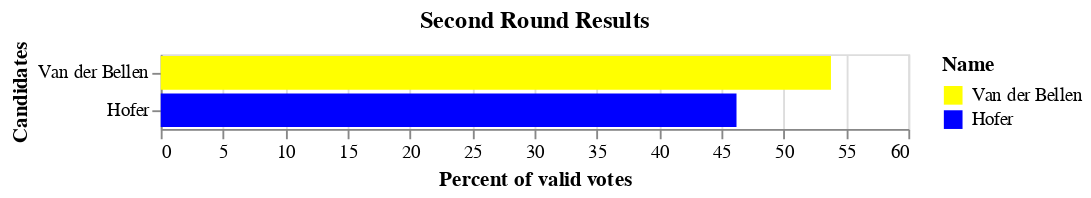

Here is the notebook cell this chart was saved with:
### Code cell
# Visualizing the results of the second round

color_scale_2 = alt.Scale(
    domain=df4['Name'].unique(),
    range=['yellow', 'blue']
)


chart = alt.Chart(df4).mark_bar().encode(
    x=alt.X('Percent:Q', axis=alt.Axis(title='Percent of valid votes'), scale=alt.Scale(domain=[0, 60])),
    y=alt.Y('Name:N', sort='-x', axis=alt.Axis(title='Candidates'), band=0.9),
    color=alt.Color('Name:N', scale=color_scale_2),
    tooltip=[
        alt.Tooltip('Name:N', title='Candidate'),
        alt.Tooltip('Votes:Q', title='Votes', format=','),
        alt.Tooltip('Percent:Q', title='Percent', format=',')
    ]
).properties(
    title='Second Round Results'
)

chart

### Figure 1 — Vega-Lite specification as saved in the notebook (floating-point values rounded to 4 significant figures)
{"config": {"view": {"continuousWidth": 400, "continuousHeight": 300}}, "data": {"name": "data-99ea687eee1eb567f7f93c89d449f05d"}, "mark": "bar", "encoding": {"color": {"field": "Name", "scale": {"domain": ["Van der Bellen", "Hofer"], "range": ["yellow", "blue"]}, "type": "nominal"}, "tooltip": [{"field": "Name", "title": "Candidate", "type": "nominal"}, {"field": "Votes", "format": ",", "title": "Votes", "type": "quantitative"}, {"field": "Percent", "format": ",", "title": "Percent", "type": "quantitative"}], "x": {"axis": {"title": "Percent of valid votes"}, "field": "Percent", "scale": {"domain": [0, 60]}, "type": "quantitative"}, "y": {"axis": {"title": "Candidates"}, "band": 0.9, "field": "Name", "sort": "-x", "type": "nominal"}}, "title": "Second Round Results", "$schema": "https://vega.github.io/schema/vega-lite/v4.17.0.json", "datasets": {"data-99ea687eee1eb567f7f93c89d449f05d": [{"Name": "Van der Bellen", "Votes": 2472892, "Percent": 53.79}, {"Name": "Hofer", "Votes": 2124661, "Percent": 46.21}]}}
